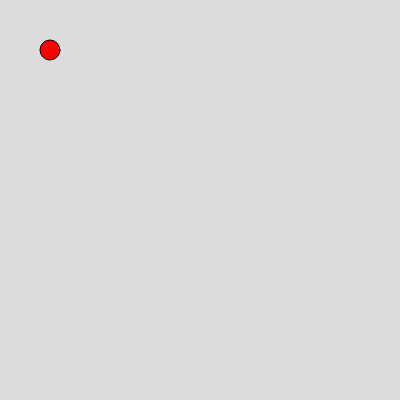
Frame 1 (no input)
Frame 60 (no input): identical to frame 1, image omitted
Frame 120 (the mouse pressed at the canvas centre since frame 60): identical to frame 1, image omitted

The p5.js sketch that drew this single still picture (run headless with seeded random() and noise() and a simulated clock; from frame 60 on, the mouse is pressed at the canvas centre):

// p5.js sketch
// ── sketch.js
function setup() {
  createCanvas(400, 400);
}

function draw() {
  background(220);
  fill(255,0,0);
  ellipse(50,50,20,20);
}
